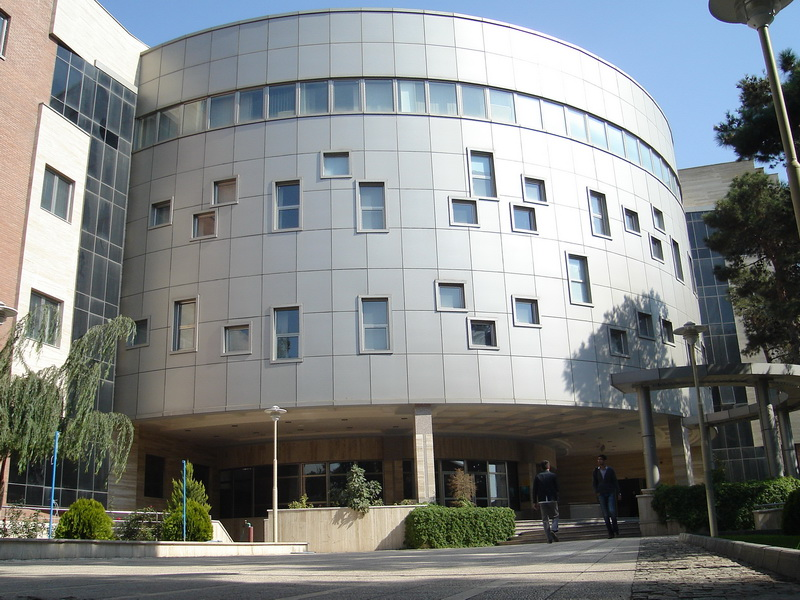
#> input picture hw9/HW9/ComputerDepartment.jpg, 800 x 600 px, found by its file name
$ jupyter execute HW9_aminfathi_400722102_q4.ipynb
#> lines starting #> are read from the running program, lines starting #| are printed output that depends on the picture; after the words box and inside, x2 and y2 are one past the last pixel; in counts of white or black regions, pixels touching at a corner belong together
[cell 1]
import cv2 as cv
import numpy as np
from matplotlib import pyplot as plt
from google.colab import  files

[cell 2]
uploaded = files.upload()
#> the answer given: ComputerDepartment.jpg
uploaded = files.upload()
#> the answer given: window.jpg

[cell 3]
import cv2
import numpy as np
from matplotlib import pyplot as plt

img_rgb = cv2.imread('ComputerDepartment.jpg')
#> img_rgb is the input picture: shape (600, 800, 3); mean B, G, R 133.6, 134.2, 130.5
img_gray = cv2.cvtColor(img_rgb, cv2.COLOR_BGR2GRAY)
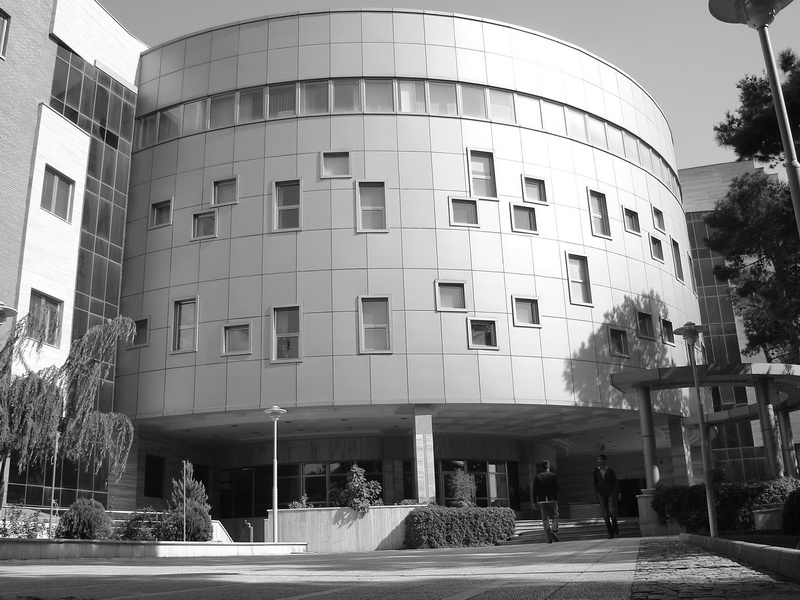
#> img_gray: shape (600, 800); min 0, max 255, mean 133.1
template = cv2.imread('window.jpg', 0)
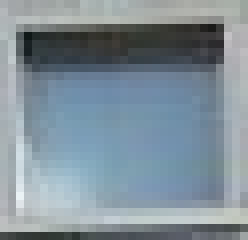
#> input picture hw9/HW9/window.jpg, 31 x 30 px, found by its file name (shown 8 times larger)
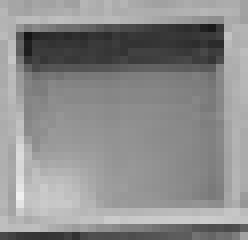
#> template: shape (30, 31) (shown 8 times larger); min 21, max 240, mean 140

height, width = template.shape[::]
#> height = 30; width = 31

res = cv2.matchTemplate(img_gray, template, cv2.TM_CCOEFF_NORMED)
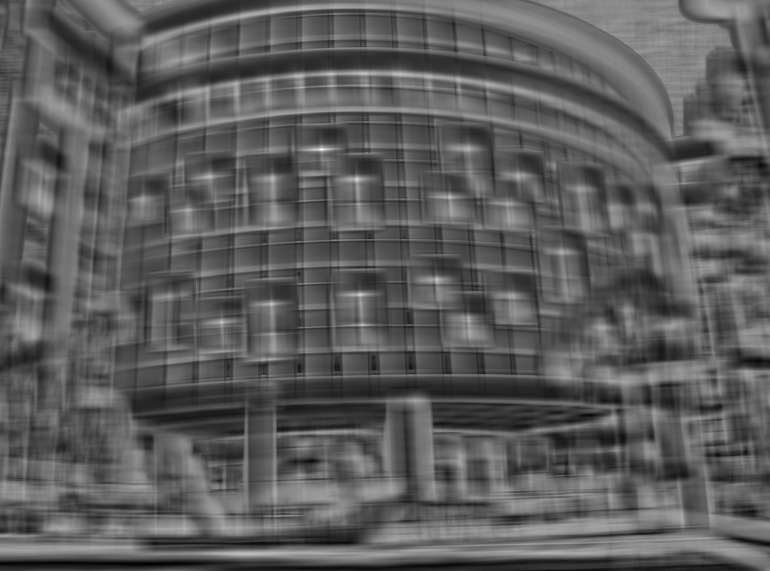
#> res: shape (571, 770) float32; min -0.586, max 0.998, mean -0.00977; drawn with min black and max white
plt.imshow(res, cmap='gray')

threshold = 0.6039 #For TM_CCOEFF_NORMED, larger values = good fit.

loc = np.where( res >= threshold)
#> loc = 52 positions, rows 73 to 322, columns 221 to 450

for pt in zip(*loc[::-1]):
    cv2.rectangle(img_rgb, pt, (pt[0] + width, pt[1] + height), (0, 255, 0), 1)
#> this loop made 52 passes
#> pt on passes 1 to 12: (361, 73), (362, 73), (365, 73), (366, 73), (330, 74), (320, 148), (321, 148), (322, 148), (323, 148), (324, 148), (313, 149), (314, 149)
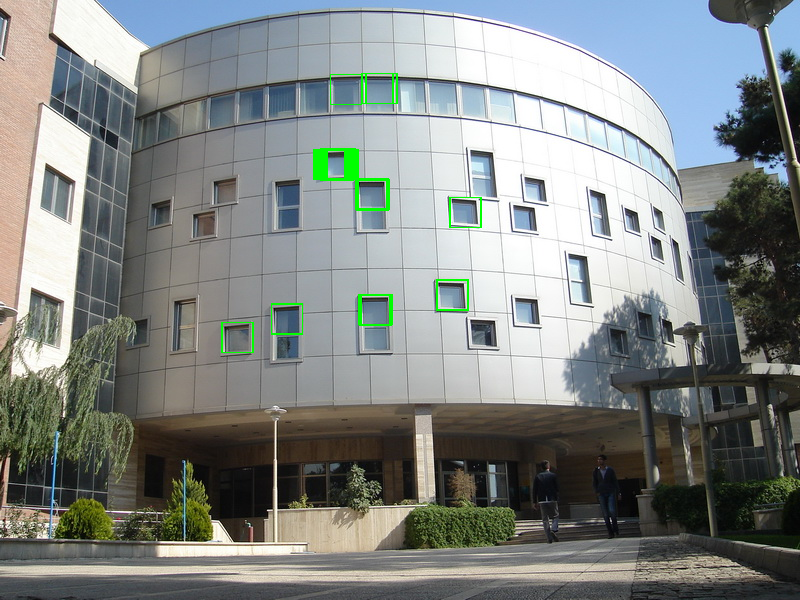
#> img_rgb: shape (600, 800, 3); 0.63% of pixels changed, all inside (x1, y1, x2, y2) = (221, 73, 482, 353)

plt.imshow(img_rgb)
cv2.waitKey()
cv2.destroyAllWindows()
#> figure, not shown here; B, G, R data is drawn as R, G, B
